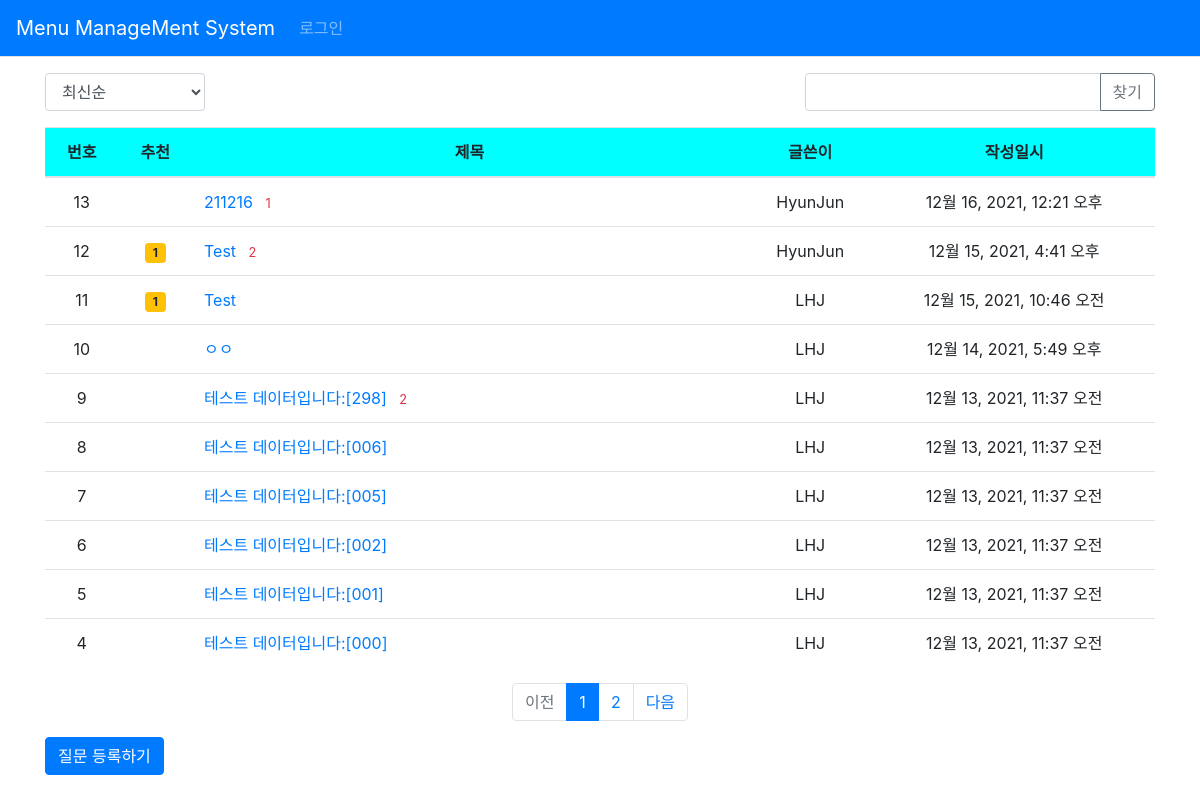
Page /pybo/ on the earlier database version.
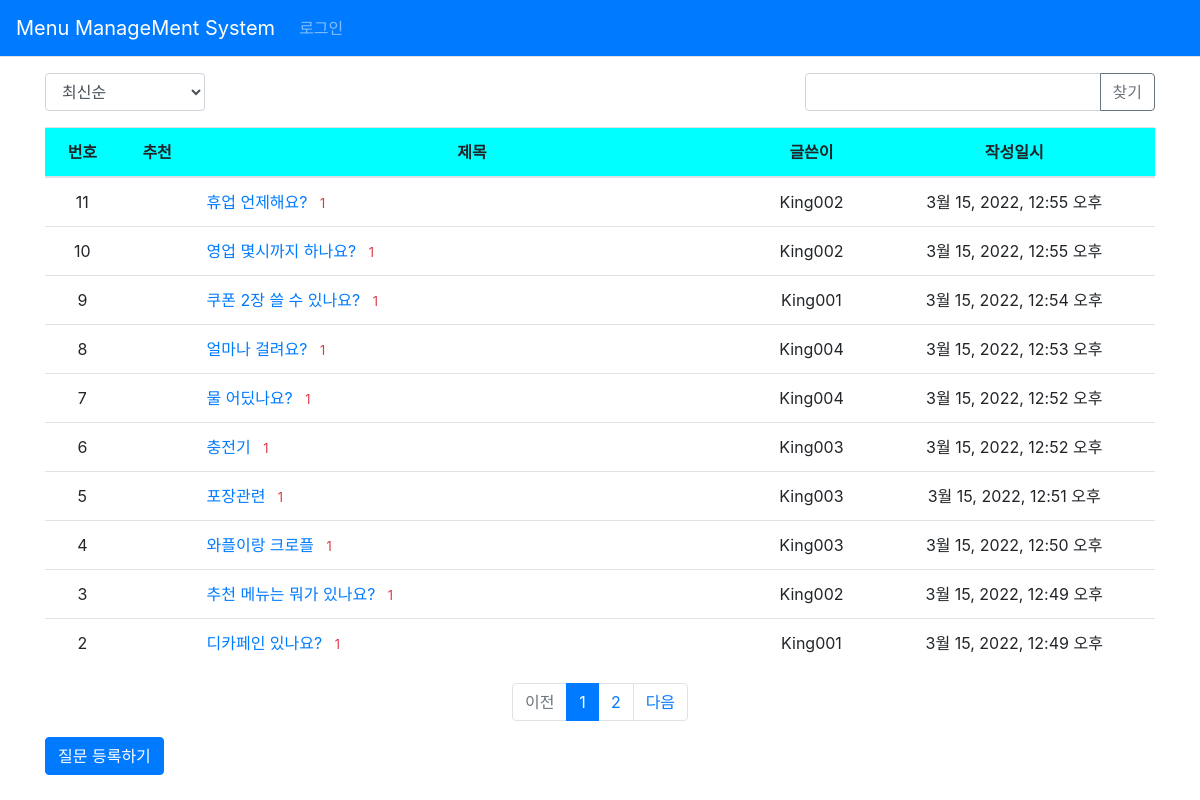
Same page on the later database version.
### pybo/models.py (models this page shows, shortened)
class Question(models.Model) :
    author = models.ForeignKey(User, on_delete=models.CASCADE,
                               related_name='author_question')
    subject = models.CharField(max_length=200)
    content = models.TextField()
    create_date = models.DateTimeField()
    modify_date = models.DateTimeField(null=True, blank=True)
    voter = models.ManyToManyField(User, related_name='voter_question') #voter 추가

### pybo/views/base_views.py (the view, shortened to what this page needs)
# urls.py: path('', base_views.index, name='index'), # / 페이지에 해당하는 path
def index(request):
    logger.info("INFO 레벨로 출력")
    page = request.GET.get('page', '1') #페이지
    kw = request.GET.get('kw', '') #검색어
    so = request.GET.get('so', 'recent') #정렬 기준
    if so == 'recommend' :
        question_list = Question.objects.annotate(
            num_voter=Count('voter')).order_by('-num_voter', '-create_date')
    elif so == 'popular' :
        question_list = Question.objects.annotate(
            num_answer=Count('answer')).order_by('-num_answer', '-create_date')
    else : #recent
        question_list = Question.objects.order_by('-create_date')
    paginator = Paginator(question_list, 10) #페이지당 10개씩 보여주기
    page_obj = paginator.get_page(page)
    context = {'question_list': page_obj, 'page': page, 'kw': kw} #page와 kw 추가.
    return render(request, 'pybo/question_list.html', context)

### pybo/templatetags/pybo_filter.py (called while the page is built)
@register.filter
def sub(value, arg):
    return value - arg

### templates/pybo/question_list.html (shortened to what this page needs)
{% extends 'base.html' %}
{% load pybo_filter %}
{% block content %}
<div class="container my-3">
    <div class="row justify-content-between my-3">
        <div class="col-2">
            <select class="form-control so">
                <option value="recent" {% if so == 'recent' %}selected{% endif %}>
                    최신순
                </option>
            </select>
        </div>
        <div class="col-4 input-group">
            <input type="text" class="form-control kw"
                   value="{{ kw|default_if_none:'' }}">
            <div class="input-group-append">
                <botton class="btn btn-outline-secondary"
                        type="button" id="btn_search">찾기</botton>
            </div>
        </div>
    </div>
    <table class="table">
        <thead>
        <tr class="text-center" bgcolor="cyan">
            <th>번호</th>
            <th>추천</th>
            <th style="width:50%">제목</th>
            <th>글쓴이</th>
            <th>작성일시</th>
        </tr>
        </thead>
        <tbody>
        {% if question_list %}
        {% for question in question_list %}
        <tr class="text-center">
            <td>{{question_list.paginator.count|sub:question_list.start_index|sub:forloop.counter0|add:1}}</td>
            <td>
                {% if question.voter.all.count > 0 %}
                <span class="badge badge-warning px-2 py-1">
                    {{question.voter.all.count}}
                </span>
                {% endif %}
            </td>
            <td class="text-left">
                <a href="{% url 'pybo:detail' question.id %}">
                    {{question.subject}}</a>
                    {% if question.answer_set.count > 0 %}
                    <span class="text-danger small ml-2">
                        {{question.answer_set.count}}
                    </span>
                    {% endif %}
            </td>
            <td>{{question.author.username}}</td>
            <td>{{question.create_date}}</td>
        </tr>
        {% endfor %}
        {% else %}
        <tr>
            <td colspan="3">질문이 없습니다.</td>
        </tr>
        {% endif %}
        </tbody>
    </table>
    <ul class="pagination justify-content-center">
        {% if question_list.has_previous %}
        <li class="page-item">
            <a class="page-link"
                data-page="{{ question_list.previous_page_number }}" href="#">이전</a>
        </li>
        {% else %}
        <li class="page-item disabled">
            <a class="page-link" tabindex="-1" aria-disabled="true" href="#">
                이전
            </a>
        </li>
        {% endif %}
        {% for page_number in question_list.paginator.page_range %}
        {% if page_number >= question_list.number|add:-5 and page_number <= question_list.number|add:5 %}
            {% if page_number == question_list.number %}
            <li class="page-item active" aria-current="page">
                <a class="page-link" data-page="{{ page_number }}" href="#">
                    {{page_number}}
                </a>
            </li>
            {%else %}
            <li class="page-item">
                <a class="page-link" data-page="{{ page_number }}" href="#">
                    {{page_number}}
                </a>
            </li>
            {% endif %}
        {% endif %}
        {% endfor %}
        {% if question_list.has_next %}
        <li class="page-item">
            <a class="page-link"
               data-page="{{ question_list.next_page_number }}" href="#">다음</a>
        </li>
        {% else %}
        <li class="page-item disabled">
            <a class="page-link" tabindex="-1" aria-disabled="true" href="#">
                다음
            </a>
        </li>
        {% endif %}
    </ul>
    <a href="{% url 'pybo:question_create' %}" class ="btn btn-primary">
        질문 등록하기
    </a>
</div>
{% endblock %}

### templates/base.html (shortened to what this page needs)
{% load static %}
<!doctype html>
<html lang="ko">
<head>
    <link rel="stylesheet" type="text/css" href="{% static 'bootstrap.min.css' %}">
    <link rel="stylesheet" type="text/css" href="{% static 'style.css' %}">
</head>
<body>
{% include "navbar.html" %}
{% block content %}
{% endblock %}
</body>
</html>

### templates/navbar.html (shortened to what this page needs)
<nav class="navbar navbar-expand-lg navbar-dark bg-primary border-bottom">
    <a class="navbar-brand" href="{% url 'pybo:index' %}">Menu ManageMent System</a>
    <div class="collapse navbar-collapse flex-grow-0" id="navbarNav">
        <ul class="navbar-nav">
            <li class="navbar-nav">
                {% if user.is_authenticated %}
                <a class = "nav-link" href="{% url 'common:logout' %}">
                    {{user.username}} (로그아웃)
                </a>
                {% else %}
                <a class="nav-link" href="{% url 'common:login' %}">로그인</a>
                {% endif %}
            </li>
        </ul>
    </div>
</nav>

Differences in the rows shown:
removed Question: paginator.count|sub "13", subject "211216", answer_set.count "1", author.username "HyunJun", create_date "12월 16, 2021, 12:21 오후"
removed Question: paginator.count|sub "12", voter.all.count "1", subject "Test", answer_set.count "2", author.username "HyunJun", create_date "12월 15, 2021, 4:41 오후"
removed Question: paginator.count|sub "11", voter.all.count "1", subject "Test", author.username "LHJ", create_date "12월 15, 2021, 10:46 오전"
removed Question: paginator.count|sub "10", subject "ㅇㅇ", author.username "LHJ", create_date "12월 14, 2021, 5:49 오후"
removed Question: paginator.count|sub "9", subject "테스트 데이터입니다:[298]", answer_set.count "2", author.username "LHJ", create_date "12월 13, 2021, 11:37 오전"
removed Question: paginator.count|sub "8", subject "테스트 데이터입니다:[006]", author.username "LHJ", create_date "12월 13, 2021, 11:37 오전"
removed Question: paginator.count|sub "7", subject "테스트 데이터입니다:[005]", author.username "LHJ", create_date "12월 13, 2021, 11:37 오전"
removed Question: paginator.count|sub "6", subject "테스트 데이터입니다:[002]", author.username "LHJ", create_date "12월 13, 2021, 11:37 오전"
removed Question: paginator.count|sub "5", subject "테스트 데이터입니다:[001]", author.username "LHJ", create_date "12월 13, 2021, 11:37 오전"
removed Question: paginator.count|sub "4", subject "테스트 데이터입니다:[000]", author.username "LHJ", create_date "12월 13, 2021, 11:37 오전"
added Question: paginator.count|sub "11", subject "휴업 언제해요?", answer_set.count "1", author.username "King002", create_date "3월 15, 2022, 12:55 오후"
added Question: paginator.count|sub "10", subject "영업 몇시까지 하나요?", answer_set.count "1", author.username "King002", create_date "3월 15, 2022, 12:55 오후"
added Question: paginator.count|sub "9", subject "쿠폰 2장 쓸 수 있나요?", answer_set.count "1", author.username "King001", create_date "3월 15, 2022, 12:54 오후"
added Question: paginator.count|sub "8", subject "얼마나 걸려요?", answer_set.count "1", author.username "King004", create_date "3월 15, 2022, 12:53 오후"
added Question: paginator.count|sub "7", subject "물 어딨나요?", answer_set.count "1", author.username "King004", create_date "3월 15, 2022, 12:52 오후"
added Question: paginator.count|sub "6", subject "충전기", answer_set.count "1", author.username "King003", create_date "3월 15, 2022, 12:52 오후"
added Question: paginator.count|sub "5", subject "포장관련", answer_set.count "1", author.username "King003", create_date "3월 15, 2022, 12:51 오후"
added Question: paginator.count|sub "4", subject "와플이랑 크로플", answer_set.count "1", author.username "King003", create_date "3월 15, 2022, 12:50 오후"
added Question: paginator.count|sub "3", subject "추천 메뉴는 뭐가 있나요?", answer_set.count "1", author.username "King002", create_date "3월 15, 2022, 12:49 오후"
added Question: paginator.count|sub "2", subject "디카페인 있나요?", answer_set.count "1", author.username "King001", create_date "3월 15, 2022, 12:49 오후"
